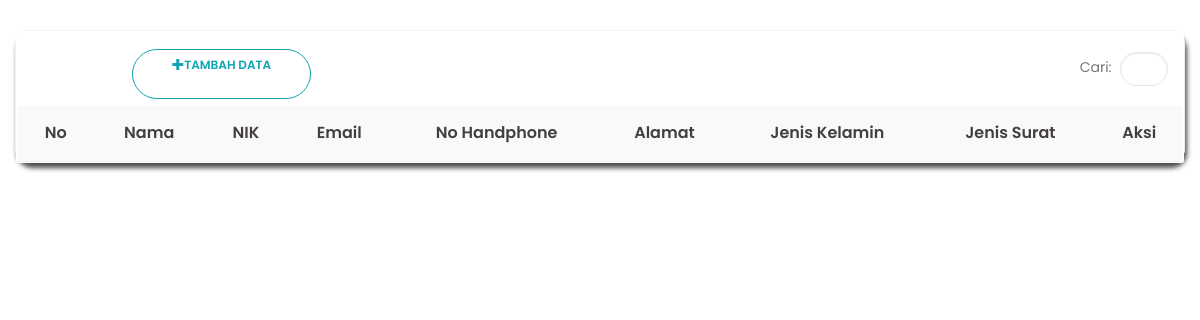
Page /admin/list_pengajuan.php on the earlier database version.
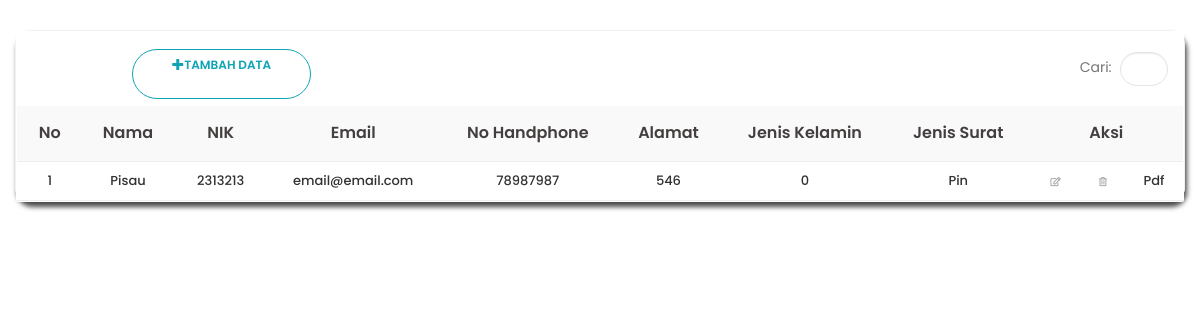
Same page on the later database version.
### tables this page shows
CREATE TABLE `pengajuan` (
  `id` int(10) NOT NULL,
  `nama` varchar(20) NOT NULL,
  `nik` int(100) NOT NULL,
  `email` varchar(30) NOT NULL,
  `hp` int(100) NOT NULL,
  `alamat` text NOT NULL,
  `jk` int(11) NOT NULL,
  `jsurat` varchar(30) NOT NULL
);

### admin/list_pengajuan.php (the view, shortened to what this page needs)
<link rel="stylesheet" href="https://maxcdn.bootstrapcdn.com/bootstrap/3.3.7/css/bootstrap.min.css" />
<link rel="stylesheet" href="https://cdn.datatables.net/1.10.14/css/jquery.dataTables.min.css" />
<link rel="stylesheet" href="https://cdnjs.cloudflare.com/ajax/libs/font-awesome/5.13.0/css/all.min.css" />
<link rel="stylesheet" href="../css/style.css" />
<div class="container p-30" id="list">
  <div class="row">
    <div class="col-12 main-datatable">
      <div class="card_body">
        <div class="row d-flex">
          <div class="col-sm-4 createSegment">
            <a href='form_pengajuan.php' class="btn dim_button create_new"> <span class="glyphicon glyphicon-plus"></span>Tambah Data</a>
          </div>
          <div class="col-sm-8 add_flex">
            <div class="form-group searchInput">
              <label for="email">Cari:</label>
              <input type="search" class="form-control" id="filterbox" placeholder=" " />
            </div>
          </div>
        </div>
        <div class="overflow-x">
          <table id="filtertable" class="table cust-datatable dataTable no-footer">
            <thead>
              <tr>
                <th >No</th>
                <th >Nama</th>
                <th >NIK</th>
                <th >Email</th>
                <th >No Handphone</th>
                <th >Alamat</th>
                <th >Jenis Kelamin</th>
                <th >Jenis Surat</th>
                <th colspan ="3">Aksi</th>
              </tr>
            </thead>
            <?php
            include "../koneksi.php";
            $no=1;
            $ambildata = mysqli_query($connect, "select * from pengajuan");
            while ($tampil = mysqli_fetch_array($ambildata)){
              echo "
              <tr>
                  <td>$no</td>
                  <td>$tampil[nama]</td>
                  <td>$tampil[nik]</td>
                  <td>$tampil[email]</td>
                  <td>$tampil[hp]</td>
                  <td>$tampil[alamat]</td>
                  <td>$tampil[jk]</td>
                  <td>$tampil[jsurat]</td>
                  <td><a href='form_edit.php?nik=$tampil[nik]'> <span class='actionCust'>
                  <i class='far fa-edit'></i></>
                  </span></a></td>
                  <td><a href='?nik=$tampil[nik]'><span class='actionCust'>
                  <i class='far fa-trash-alt'></a></i>
                  </span></td>
                  <td>Pdf</>
              </tr>";
              $no++;
            }
            ?>
          </table>
        </div>
      </div>
    </div>
  </div>
</div>

### css/style.css (style rules this page uses)
* { margin: 0; padding: 0; box-sizing: border-box; font-family: "Poppins", sans-serif; }
.container { width: 100%; height: 100%; }
a { display: block; text-align: right; text-decoration: none; color: #999; font-size: 0.9rem; transition: 0.3s; }
.btn { display: block; width: 50%; height: 50px; border-radius: 25px; outline: none; border: none; background-color: #0fa4b4; background-size: 200%; font-size: 1.2rem; color: #fff; font-family: "Poppins", sans-serif; text-transform: uppercase; margin: 1rem 100px; cursor: pointer; transition: 0.5s; }
.p-30 { width: 100%; padding: 30px; }
.main-datatable { padding: 0px; border: 1px solid #f3f2f2; border-bottom: 0; border-radius: 15px; box-shadow: 2px 5px 5px rgba(0, 0, 0, 0.7); }
.d-flex { display: flex; align-items: center; justify-content: space-between; }
.card_body { background-color: white; border: 1px solid transparent; border-radius: 2px; -webkit-box-shadow: 0 1px 1px rgba(0, 0, 0, 0.05); box-shadow: 0 1px 1px rgba(0, 0, 0, 0.05); }
.main-datatable .row { margin: 0; }
.searchInput { width: 50%; display: flex; align-items: center; position: relative; justify-content: flex-end; margin: 20px 0px; padding: 0px 4px; }
.searchInput input { border: 1px solid #e5e5e5; border-radius: 50px; margin-left: 8px; height: 34px; width: 100%; padding: 0px 25px 0px 10px; transition: all 0.6s ease; }
.searchInput label { color: #767676; font-weight: normal; }
.searchInput:after { font-family: "FontAwesome"; color: #d4d4d4; position: relative; content: "\f002"; right: 25px; }
.dim_button { display: inline-block; color: #fff; text-decoration: none; text-transform: uppercase; text-align: center; padding-top: 6px; background: rgb(57, 85, 136); margin-right: 10px; position: relative; cursor: pointer; font-weight: 600; margin-bottom: 20px; }
.createSegment a { margin-bottom: 0px; border-radius: 50px; background: #ffffff; border: 1px solid #0fa4b4; color: #0fa4b4; transition: all 0.4s ease; }
.add_flex { display: flex; justify-content: flex-end; padding-right: 0px; }
.main-datatable .dataTable.no-footer { border-bottom: 1px solid #eee; }
.main-datatable .cust-datatable thead { background-color: #f9f9f9; }
.main-datatable .cust-datatable > thead > tr > th { border-bottom-width: 0; color: #443f3f; font-weight: 600; padding: 16px 15px; vertical-align: middle; padding-left: 18px; text-align: center; }
.main-datatable .cust-datatable > tbody td { padding: 10px 15px 10px 18px; color: #333232; font-size: 13px; font-weight: 500; word-break: break-word; border-color: #eee; text-align: center; vertical-align: middle; }
.main-datatable .cust-datatable > tbody tr { border-top: none; }

Differences in the rows shown:
added pengajuan: nama "Pisau", nik "2313213", email "email@email.com", hp "78987987", alamat "546", jk "0", jsurat "Pin"
